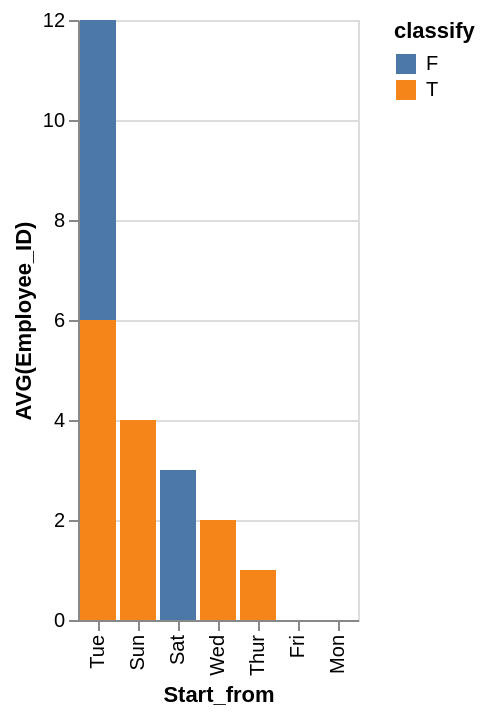

Vega-Lite specification stored for this chart:
### Vega-Lite specification from a JSON file in a GitHub repository (floating-point values rounded to 4 significant figures)
{"data": {"values": [{"x_data": "Tue", "y_data": 6, "classify": "F"}, {"x_data": "Fri", "y_data": 0, "classify": "F"}, {"x_data": "Sun", "y_data": 0, "classify": "F"}, {"x_data": "Sat", "y_data": 3, "classify": "F"}, {"x_data": "Wed", "y_data": 0, "classify": "F"}, {"x_data": "Thur", "y_data": 0, "classify": "F"}, {"x_data": "Mon", "y_data": 0, "classify": "F"}, {"x_data": "Tue", "y_data": 6, "classify": "T"}, {"x_data": "Fri", "y_data": 0, "classify": "T"}, {"x_data": "Sun", "y_data": 4, "classify": "T"}, {"x_data": "Sat", "y_data": 0, "classify": "T"}, {"x_data": "Wed", "y_data": 2, "classify": "T"}, {"x_data": "Thur", "y_data": 1, "classify": "T"}, {"x_data": "Mon", "y_data": 0, "classify": "T"}]}, "mark": "bar", "encoding": {"x": {"field": "x_data", "type": "nominal", "title": "Start_from", "sort": {"op": "sum", "field": "y_data", "order": "descending"}}, "y": {"field": "y_data", "type": "quantitative", "title": "AVG(Employee_ID)"}, "color": {"field": "classify"}}}
